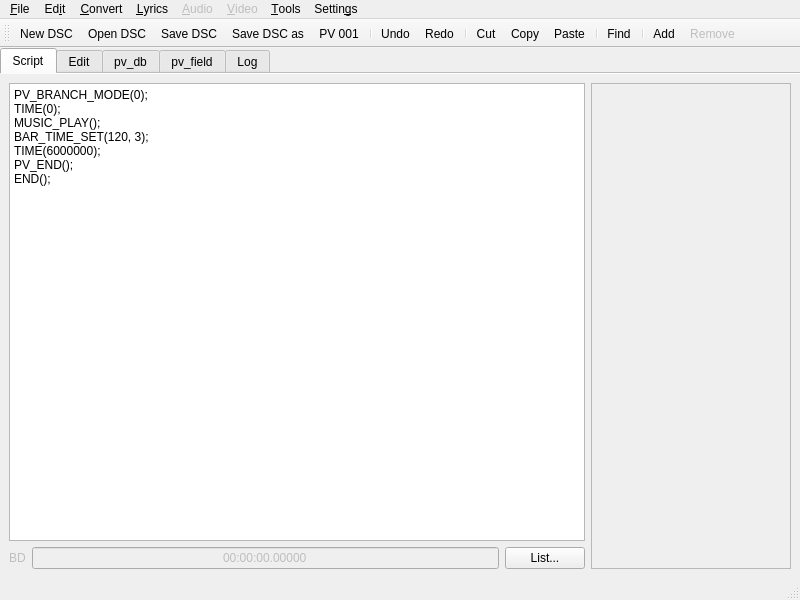
<?xml version="1.0" encoding="UTF-8"?>
<ui version="4.0">
 <class>MainWindow</class>
 <widget class="QMainWindow" name="MainWindow">
  <property name="geometry">
   <rect>
    <x>0</x>
    <y>0</y>
    <width>800</width>
    <height>600</height>
   </rect>
  </property>
  <property name="acceptDrops">
   <bool>true</bool>
  </property>
  <property name="windowTitle">
   <string>Open PD Script Editor</string>
  </property>
  <property name="windowIcon">
   <iconset resource="res.qrc">
    <normaloff>:/2d/PokeSlow.png</normaloff>:/2d/PokeSlow.png</iconset>
  </property>
  <widget class="QWidget" name="centralwidget">
   <property name="acceptDrops">
    <bool>true</bool>
   </property>
   <layout class="QGridLayout" name="gridLayout">
    <property name="leftMargin">
     <number>0</number>
    </property>
    <property name="topMargin">
     <number>0</number>
    </property>
    <property name="rightMargin">
     <number>0</number>
    </property>
    <property name="bottomMargin">
     <number>0</number>
    </property>
    <property name="spacing">
     <number>0</number>
    </property>
    <item row="0" column="0">
     <widget class="QTabWidget" name="tabWidget">
      <property name="acceptDrops">
       <bool>true</bool>
      </property>
      <property name="currentIndex">
       <number>0</number>
      </property>
      <property name="documentMode">
       <bool>true</bool>
      </property>
      <widget class="QWidget" name="tab">
       <property name="acceptDrops">
        <bool>true</bool>
       </property>
       <attribute name="title">
        <string>Script</string>
       </attribute>
       <layout class="QGridLayout" name="gridLayout_2">
        <item row="1" column="0">
         <widget class="QWidget" name="widget" native="true">
          <property name="enabled">
           <bool>false</bool>
          </property>
          <property name="acceptDrops">
           <bool>true</bool>
          </property>
          <layout class="QGridLayout" name="gridLayout_13">
           <property name="leftMargin">
            <number>0</number>
           </property>
           <property name="topMargin">
            <number>0</number>
           </property>
           <property name="rightMargin">
            <number>0</number>
           </property>
           <property name="bottomMargin">
            <number>0</number>
           </property>
           <item row="0" column="1">
            <widget class="QLineEdit" name="lineEdit_time">
             <property name="sizePolicy">
              <sizepolicy hsizetype="Expanding" vsizetype="Minimum">
               <horstretch>0</horstretch>
               <verstretch>0</verstretch>
              </sizepolicy>
             </property>
             <property name="acceptDrops">
              <bool>true</bool>
             </property>
             <property name="toolTip">
              <string>Timestamp</string>
             </property>
             <property name="text">
              <string>00:00:00.00000</string>
             </property>
             <property name="alignment">
              <set>Qt::AlignCenter</set>
             </property>
             <property name="readOnly">
              <bool>true</bool>
             </property>
            </widget>
           </item>
           <item row="0" column="0">
            <widget class="QLabel" name="label_Branch">
             <property name="acceptDrops">
              <bool>true</bool>
             </property>
             <property name="text">
              <string>BD</string>
             </property>
            </widget>
           </item>
          </layout>
         </widget>
        </item>
        <item row="0" column="2" rowspan="2">
         <widget class="QFrame" name="frame_paramEdit">
          <property name="enabled">
           <bool>false</bool>
          </property>
          <property name="minimumSize">
           <size>
            <width>200</width>
            <height>0</height>
           </size>
          </property>
          <property name="maximumSize">
           <size>
            <width>200</width>
            <height>16777215</height>
           </size>
          </property>
          <property name="acceptDrops">
           <bool>true</bool>
          </property>
          <property name="frameShape">
           <enum>QFrame::StyledPanel</enum>
          </property>
          <property name="frameShadow">
           <enum>QFrame::Raised</enum>
          </property>
         </widget>
        </item>
        <item row="1" column="1">
         <widget class="QPushButton" name="pushButton_List">
          <property name="text">
           <string>List...</string>
          </property>
         </widget>
        </item>
        <item row="0" column="0" colspan="2">
         <widget class="QPlainTextEdit" name="textEdit">
          <property name="lineWrapMode">
           <enum>QPlainTextEdit::NoWrap</enum>
          </property>
          <property name="plainText">
           <string>PV_BRANCH_MODE(0);
TIME(0);
MUSIC_PLAY();
BAR_TIME_SET(120, 3);
TIME(6000000);
PV_END();
END();</string>
          </property>
         </widget>
        </item>
       </layout>
      </widget>
      <widget class="QWidget" name="tab_edit">
       <property name="enabled">
        <bool>false</bool>
       </property>
       <attribute name="title">
        <string>Edit</string>
       </attribute>
       <layout class="QGridLayout" name="gridLayout_5">
        <item row="0" column="0">
         <widget class="QTabWidget" name="tabWidget_edit_modules">
          <property name="acceptDrops">
           <bool>true</bool>
          </property>
          <property name="currentIndex">
           <number>0</number>
          </property>
          <widget class="QWidget" name="tab_edit_bar">
           <attribute name="title">
            <string>Bars</string>
           </attribute>
           <layout class="QGridLayout" name="gridLayout_6">
            <item row="0" column="0">
             <widget class="QTableWidget" name="tableWidget_edit">
              <property name="acceptDrops">
               <bool>true</bool>
              </property>
              <property name="editTriggers">
               <set>QAbstractItemView::NoEditTriggers</set>
              </property>
             </widget>
            </item>
           </layout>
          </widget>
          <widget class="QWidget" name="tab_edit_modules">
           <attribute name="title">
            <string>Modules</string>
           </attribute>
           <layout class="QGridLayout" name="gridLayout_11">
            <item row="0" column="0">
             <widget class="QListWidget" name="listWidget_edit_modules">
              <property name="acceptDrops">
               <bool>true</bool>
              </property>
              <property name="editTriggers">
               <set>QAbstractItemView::NoEditTriggers</set>
              </property>
             </widget>
            </item>
           </layout>
          </widget>
          <widget class="QWidget" name="tab_edit_stages">
           <attribute name="title">
            <string>Stages</string>
           </attribute>
           <layout class="QGridLayout" name="gridLayout_7">
            <item row="0" column="0">
             <widget class="QListWidget" name="listWidget_edit_stages">
              <property name="acceptDrops">
               <bool>true</bool>
              </property>
              <property name="editTriggers">
               <set>QAbstractItemView::NoEditTriggers</set>
              </property>
             </widget>
            </item>
           </layout>
          </widget>
          <widget class="QWidget" name="tab_edit_motions">
           <attribute name="title">
            <string>Motions</string>
           </attribute>
           <layout class="QGridLayout" name="gridLayout_8">
            <item row="0" column="0">
             <widget class="QListWidget" name="listWidget_edit_motions">
              <property name="acceptDrops">
               <bool>true</bool>
              </property>
              <property name="editTriggers">
               <set>QAbstractItemView::NoEditTriggers</set>
              </property>
             </widget>
            </item>
           </layout>
          </widget>
          <widget class="QWidget" name="tab_edit_handItems">
           <attribute name="title">
            <string>Hand Items</string>
           </attribute>
           <layout class="QGridLayout" name="gridLayout_9">
            <item row="0" column="0">
             <widget class="QListWidget" name="listWidget_edit_handitems">
              <property name="acceptDrops">
               <bool>true</bool>
              </property>
              <property name="editTriggers">
               <set>QAbstractItemView::NoEditTriggers</set>
              </property>
             </widget>
            </item>
           </layout>
          </widget>
          <widget class="QWidget" name="tab_edit_effects">
           <attribute name="title">
            <string>Effects</string>
           </attribute>
           <layout class="QGridLayout" name="gridLayout_10">
            <item row="0" column="0">
             <widget class="QListWidget" name="listWidget_edit_effects">
              <property name="acceptDrops">
               <bool>true</bool>
              </property>
              <property name="editTriggers">
               <set>QAbstractItemView::NoEditTriggers</set>
              </property>
             </widget>
            </item>
           </layout>
          </widget>
          <widget class="QWidget" name="tab_edit_information">
           <attribute name="title">
            <string>Information</string>
           </attribute>
           <layout class="QFormLayout" name="formLayout">
            <item row="0" column="0">
             <widget class="QLabel" name="label_edit_editname">
              <property name="acceptDrops">
               <bool>true</bool>
              </property>
              <property name="text">
               <string>Edit name:</string>
              </property>
              <property name="alignment">
               <set>Qt::AlignRight|Qt::AlignTrailing|Qt::AlignVCenter</set>
              </property>
             </widget>
            </item>
            <item row="0" column="1">
             <widget class="QLineEdit" name="lineEdit_edit_editname">
              <property name="acceptDrops">
               <bool>true</bool>
              </property>
              <property name="readOnly">
               <bool>true</bool>
              </property>
             </widget>
            </item>
            <item row="1" column="0">
             <widget class="QLabel" name="label_edit_songname">
              <property name="acceptDrops">
               <bool>true</bool>
              </property>
              <property name="text">
               <string>Song name:</string>
              </property>
              <property name="alignment">
               <set>Qt::AlignRight|Qt::AlignTrailing|Qt::AlignVCenter</set>
              </property>
             </widget>
            </item>
            <item row="1" column="1">
             <widget class="QLineEdit" name="lineEdit_edit_songname">
              <property name="acceptDrops">
               <bool>true</bool>
              </property>
              <property name="readOnly">
               <bool>true</bool>
              </property>
             </widget>
            </item>
            <item row="2" column="0">
             <widget class="QLabel" name="label_edit_starttime">
              <property name="acceptDrops">
               <bool>true</bool>
              </property>
              <property name="text">
               <string>Start time:</string>
              </property>
              <property name="alignment">
               <set>Qt::AlignRight|Qt::AlignTrailing|Qt::AlignVCenter</set>
              </property>
             </widget>
            </item>
            <item row="2" column="1">
             <widget class="QSpinBox" name="spinBox_edit_starttime">
              <property name="acceptDrops">
               <bool>true</bool>
              </property>
              <property name="readOnly">
               <bool>true</bool>
              </property>
             </widget>
            </item>
            <item row="3" column="0">
             <widget class="QLabel" name="label_edit_end">
              <property name="acceptDrops">
               <bool>true</bool>
              </property>
              <property name="text">
               <string>Song end:</string>
              </property>
              <property name="alignment">
               <set>Qt::AlignRight|Qt::AlignTrailing|Qt::AlignVCenter</set>
              </property>
             </widget>
            </item>
            <item row="3" column="1">
             <widget class="QSpinBox" name="spinBox_edit_end">
              <property name="acceptDrops">
               <bool>true</bool>
              </property>
             </widget>
            </item>
            <item row="4" column="0">
             <widget class="QLabel" name="label_edit_buttonsfx">
              <property name="acceptDrops">
               <bool>true</bool>
              </property>
              <property name="text">
               <string>Button SFX:</string>
              </property>
              <property name="alignment">
               <set>Qt::AlignRight|Qt::AlignTrailing|Qt::AlignVCenter</set>
              </property>
             </widget>
            </item>
            <item row="4" column="1">
             <widget class="QSpinBox" name="spinBox_edit_buttonsfx">
              <property name="acceptDrops">
               <bool>true</bool>
              </property>
             </widget>
            </item>
           </layout>
          </widget>
         </widget>
        </item>
       </layout>
      </widget>
      <widget class="QWidget" name="tab_pv_db">
       <attribute name="title">
        <string>pv_db</string>
       </attribute>
       <layout class="QGridLayout" name="gridLayout_3">
        <item row="0" column="0">
         <widget class="QPlainTextEdit" name="plainTextEdit_db">
          <property name="undoRedoEnabled">
           <bool>false</bool>
          </property>
          <property name="readOnly">
           <bool>true</bool>
          </property>
         </widget>
        </item>
       </layout>
      </widget>
      <widget class="QWidget" name="tab_pv_field">
       <attribute name="title">
        <string>pv_field</string>
       </attribute>
       <layout class="QGridLayout" name="gridLayout_4">
        <item row="0" column="0">
         <widget class="QPlainTextEdit" name="plainTextEdit_field">
          <property name="undoRedoEnabled">
           <bool>false</bool>
          </property>
          <property name="readOnly">
           <bool>true</bool>
          </property>
         </widget>
        </item>
       </layout>
      </widget>
      <widget class="QWidget" name="tab_log">
       <attribute name="title">
        <string>Log</string>
       </attribute>
       <layout class="QGridLayout" name="gridLayout_12">
        <item row="0" column="0">
         <widget class="QTextEdit" name="textEdit_Log">
          <property name="undoRedoEnabled">
           <bool>false</bool>
          </property>
          <property name="readOnly">
           <bool>true</bool>
          </property>
         </widget>
        </item>
       </layout>
      </widget>
     </widget>
    </item>
   </layout>
  </widget>
  <widget class="QMenuBar" name="menubar">
   <property name="geometry">
    <rect>
     <x>0</x>
     <y>0</y>
     <width>800</width>
     <height>24</height>
    </rect>
   </property>
   <widget class="QMenu" name="menuFile">
    <property name="title">
     <string>&amp;File</string>
    </property>
    <addaction name="action_New_DSC"/>
    <addaction name="actionOpen_DSC"/>
    <addaction name="actionSave_DSC"/>
    <addaction name="actionSave_DSC_as"/>
    <addaction name="actionChang_e_format"/>
    <addaction name="actionSet_PV_slot"/>
    <addaction name="actionReload_data_base_entry"/>
    <addaction name="separator"/>
    <addaction name="actionAbout"/>
    <addaction name="actionExit"/>
   </widget>
   <widget class="QMenu" name="menu_Convert">
    <property name="title">
     <string>&amp;Convert</string>
    </property>
    <addaction name="actionEdits"/>
    <addaction name="actionTime"/>
    <addaction name="separator"/>
    <addaction name="actionRun_these_before_converting_to_PDA_1_01"/>
    <addaction name="actionI_have_already_converted_the_DSC_to_PDA_1_01"/>
    <addaction name="action_FT_new_mouth_to_FT_old_mouth"/>
    <addaction name="action_Look_FT_old_look"/>
    <addaction name="action_Expressions_FT_old_expressions"/>
    <addaction name="action_Hand_animations_FT_old_animations"/>
    <addaction name="actionAll_of_them"/>
    <addaction name="actionBAR_TIME_SET_TARGET_FLYING_TIME"/>
    <addaction name="separator"/>
    <addaction name="actionPDA_2_00_to_PDA_1_01"/>
   </widget>
   <widget class="QMenu" name="menu_Lyrics">
    <property name="title">
     <string>&amp;Lyrics</string>
    </property>
    <addaction name="separator"/>
    <addaction name="actionImport_VTT"/>
    <addaction name="actionExport_L_RC"/>
    <addaction name="separator"/>
    <addaction name="actionLip_sync"/>
    <addaction name="actionLip_sync_VSQX"/>
   </widget>
   <widget class="QMenu" name="menu_Edit">
    <property name="title">
     <string>Ed&amp;it</string>
    </property>
    <addaction name="actionUndo"/>
    <addaction name="actionRedo"/>
    <addaction name="separator"/>
    <addaction name="actionCut"/>
    <addaction name="actionCopy"/>
    <addaction name="actionPaste"/>
    <addaction name="separator"/>
    <addaction name="actionFind_and_replace"/>
    <addaction name="separator"/>
    <addaction name="actionAdd_command"/>
    <addaction name="actionRemove_command"/>
   </widget>
   <widget class="QMenu" name="menuSettin_gs">
    <property name="title">
     <string>Settin&amp;gs</string>
    </property>
    <addaction name="action_Wrap"/>
    <addaction name="actionOverwrite_files_without_as_king"/>
    <addaction name="separator"/>
    <addaction name="action_Dark_mode"/>
    <addaction name="actionLight_mode"/>
    <addaction name="separator"/>
    <addaction name="actionClea_r_log"/>
   </widget>
   <widget class="QMenu" name="menu_Audio">
    <property name="enabled">
     <bool>false</bool>
    </property>
    <property name="title">
     <string>&amp;Audio</string>
    </property>
    <addaction name="actionSet_music_start_end"/>
    <addaction name="actionSet_chance_time_effect"/>
   </widget>
   <widget class="QMenu" name="menu_Video">
    <property name="enabled">
     <bool>false</bool>
    </property>
    <property name="title">
     <string>&amp;Video</string>
    </property>
    <addaction name="actionRemove_all_movie_commands"/>
    <addaction name="actionSet_2D_PV_start_end"/>
   </widget>
   <widget class="QMenu" name="menu_Tools">
    <property name="title">
     <string>&amp;Tools</string>
    </property>
    <addaction name="action_Bulk_check"/>
   </widget>
   <addaction name="menuFile"/>
   <addaction name="menu_Edit"/>
   <addaction name="menu_Convert"/>
   <addaction name="menu_Lyrics"/>
   <addaction name="menu_Audio"/>
   <addaction name="menu_Video"/>
   <addaction name="menu_Tools"/>
   <addaction name="menuSettin_gs"/>
  </widget>
  <widget class="QToolBar" name="toolBar">
   <property name="windowTitle">
    <string>toolBar</string>
   </property>
   <property name="toolButtonStyle">
    <enum>Qt::ToolButtonTextUnderIcon</enum>
   </property>
   <attribute name="toolBarArea">
    <enum>TopToolBarArea</enum>
   </attribute>
   <attribute name="toolBarBreak">
    <bool>false</bool>
   </attribute>
   <addaction name="action_New_DSC"/>
   <addaction name="actionOpen_DSC"/>
   <addaction name="actionSave_DSC"/>
   <addaction name="actionSave_DSC_as"/>
   <addaction name="actionSet_PV_slot"/>
   <addaction name="separator"/>
   <addaction name="actionUndo"/>
   <addaction name="actionRedo"/>
   <addaction name="separator"/>
   <addaction name="actionCut"/>
   <addaction name="actionCopy"/>
   <addaction name="actionPaste"/>
   <addaction name="separator"/>
   <addaction name="actionFind_and_replace"/>
   <addaction name="separator"/>
   <addaction name="actionAdd_command"/>
   <addaction name="actionRemove_command"/>
  </widget>
  <widget class="QStatusBar" name="statusBar"/>
  <action name="actionExit">
   <property name="text">
    <string>E&amp;xit</string>
   </property>
   <property name="menuRole">
    <enum>QAction::QuitRole</enum>
   </property>
  </action>
  <action name="actionOpen_DSC">
   <property name="icon">
    <iconset resource="res.qrc">
     <normaloff>:/icons/icons8/color/icons/icons8/color/icons8-apri-cartella-48.png</normaloff>:/icons/icons8/color/icons/icons8/color/icons8-apri-cartella-48.png</iconset>
   </property>
   <property name="text">
    <string>&amp;Open DSC...</string>
   </property>
   <property name="shortcut">
    <string>Ctrl+O</string>
   </property>
  </action>
  <action name="actionSave_DSC">
   <property name="icon">
    <iconset resource="res.qrc">
     <normaloff>:/icons/icons8/color/icons/icons8/color/icons8-salva-48.png</normaloff>:/icons/icons8/color/icons/icons8/color/icons8-salva-48.png</iconset>
   </property>
   <property name="text">
    <string>&amp;Save DSC...</string>
   </property>
   <property name="shortcut">
    <string>Ctrl+S</string>
   </property>
  </action>
  <action name="actionPSP_to_DT">
   <property name="text">
    <string>PSP to &amp;DT...</string>
   </property>
  </action>
  <action name="actionImport_VTT">
   <property name="text">
    <string>Import SRT/&amp;VTT...</string>
   </property>
  </action>
  <action name="actionLip_sync">
   <property name="text">
    <string>Lip &amp;sync SRT/VTT...</string>
   </property>
   <property name="toolTip">
    <string>Lip sync WebVTT</string>
   </property>
  </action>
  <action name="actionPDA_2_00_to_PDA_1_01">
   <property name="text">
    <string>PDA 2.00 to PDA &amp;1.01</string>
   </property>
  </action>
  <action name="action_FT_new_mouth_to_FT_old_mouth">
   <property name="text">
    <string>&amp;Mouth animations &lt;-&gt; FT old mouth animations</string>
   </property>
  </action>
  <action name="action_Look_FT_old_look">
   <property name="text">
    <string>Loo&amp;k animations &lt;-&gt; FT old look animations</string>
   </property>
  </action>
  <action name="action_Expressions_FT_old_expressions">
   <property name="text">
    <string>&amp;Expressions &lt;-&gt; FT old expressions</string>
   </property>
  </action>
  <action name="actionRun_these_before_converting_to_PDA_1_01">
   <property name="enabled">
    <bool>false</bool>
   </property>
   <property name="text">
    <string>Run these when converting old PVs to PDA 1.01</string>
   </property>
   <property name="menuRole">
    <enum>QAction::NoRole</enum>
   </property>
  </action>
  <action name="actionI_have_already_converted_the_DSC_to_PDA_1_01">
   <property name="checkable">
    <bool>true</bool>
   </property>
   <property name="text">
    <string>I have already converted the script to PDA 1.&amp;01</string>
   </property>
  </action>
  <action name="actionAll_of_them">
   <property name="text">
    <string>All &amp;of the above</string>
   </property>
  </action>
  <action name="action_Hand_animations_FT_old_animations">
   <property name="text">
    <string>&amp;Hand animations &lt;-&gt; FT old animations</string>
   </property>
  </action>
  <action name="actionBAR_TIME_SET_TARGET_FLYING_TIME">
   <property name="text">
    <string>BAR_TIME_SET &lt;-&gt; TARGET_FLYIN&amp;G_TIME (lossy)</string>
   </property>
  </action>
  <action name="actionAbout">
   <property name="text">
    <string>A&amp;bout...</string>
   </property>
  </action>
  <action name="actionSet_PV_slot">
   <property name="icon">
    <iconset resource="res.qrc">
     <normaloff>:/icons/icons8/color/icons/icons8/color/icons8-elenco-numerato-48.png</normaloff>:/icons/icons8/color/icons/icons8/color/icons8-elenco-numerato-48.png</iconset>
   </property>
   <property name="text">
    <string>&amp;PV 001...</string>
   </property>
   <property name="toolTip">
    <string>Set PV slot</string>
   </property>
   <property name="shortcut">
    <string>Ctrl+P</string>
   </property>
  </action>
  <action name="actionUndo">
   <property name="icon">
    <iconset resource="res.qrc">
     <normaloff>:/icons/icons8/color/icons/icons8/color/icons8-annulla-48.png</normaloff>:/icons/icons8/color/icons/icons8/color/icons8-annulla-48.png</iconset>
   </property>
   <property name="text">
    <string>&amp;Undo</string>
   </property>
   <property name="shortcut">
    <string>Ctrl+Z</string>
   </property>
  </action>
  <action name="actionRedo">
   <property name="icon">
    <iconset resource="res.qrc">
     <normaloff>:/icons/icons8/color/icons/icons8/color/icons8-ripeti-48.png</normaloff>:/icons/icons8/color/icons/icons8/color/icons8-ripeti-48.png</iconset>
   </property>
   <property name="text">
    <string>&amp;Redo</string>
   </property>
   <property name="shortcut">
    <string>Ctrl+Y, Ctrl+Shift+Z</string>
   </property>
  </action>
  <action name="actionCut">
   <property name="icon">
    <iconset resource="res.qrc">
     <normaloff>:/icons/icons8/color/icons/icons8/color/icons8-taglia-48.png</normaloff>:/icons/icons8/color/icons/icons8/color/icons8-taglia-48.png</iconset>
   </property>
   <property name="text">
    <string>Cu&amp;t</string>
   </property>
   <property name="shortcut">
    <string>Ctrl+X</string>
   </property>
  </action>
  <action name="actionCopy">
   <property name="icon">
    <iconset resource="res.qrc">
     <normaloff>:/icons/icons8/color/icons/icons8/color/icons8-copia-48.png</normaloff>:/icons/icons8/color/icons/icons8/color/icons8-copia-48.png</iconset>
   </property>
   <property name="text">
    <string>Cop&amp;y</string>
   </property>
   <property name="shortcut">
    <string>Ctrl+C</string>
   </property>
  </action>
  <action name="actionPaste">
   <property name="icon">
    <iconset resource="res.qrc">
     <normaloff>:/icons/icons8/color/icons/icons8/color/icons8-incolla-48.png</normaloff>:/icons/icons8/color/icons/icons8/color/icons8-incolla-48.png</iconset>
   </property>
   <property name="text">
    <string>&amp;Paste</string>
   </property>
   <property name="shortcut">
    <string>Ctrl+V</string>
   </property>
  </action>
  <action name="actionFind_and_replace">
   <property name="icon">
    <iconset resource="res.qrc">
     <normaloff>:/icons/icons8/color/icons/icons8/color/icons8-trova-e-sostituisci-48.png</normaloff>:/icons/icons8/color/icons/icons8/color/icons8-trova-e-sostituisci-48.png</iconset>
   </property>
   <property name="text">
    <string>Fi&amp;nd...</string>
   </property>
   <property name="toolTip">
    <string>Find and replace</string>
   </property>
   <property name="shortcut">
    <string>Ctrl+F</string>
   </property>
  </action>
  <action name="actionAdd_command">
   <property name="enabled">
    <bool>true</bool>
   </property>
   <property name="icon">
    <iconset resource="res.qrc">
     <normaloff>:/icons/icons8/color/icons/icons8/color/icons8-aggiungi-48.png</normaloff>:/icons/icons8/color/icons/icons8/color/icons8-aggiungi-48.png</iconset>
   </property>
   <property name="text">
    <string>A&amp;dd...</string>
   </property>
   <property name="toolTip">
    <string>Add command</string>
   </property>
   <property name="shortcut">
    <string>Ctrl+Shift+A</string>
   </property>
  </action>
  <action name="actionRemove_command">
   <property name="enabled">
    <bool>false</bool>
   </property>
   <property name="icon">
    <iconset resource="res.qrc">
     <normaloff>:/icons/icons8/color/icons/icons8/color/icons8-rimuovi-48.png</normaloff>:/icons/icons8/color/icons/icons8/color/icons8-rimuovi-48.png</iconset>
   </property>
   <property name="text">
    <string>Re&amp;move...</string>
   </property>
   <property name="toolTip">
    <string>Remove command</string>
   </property>
   <property name="shortcut">
    <string>Ctrl+Shift+R</string>
   </property>
  </action>
  <action name="actionLip_sync_VSQX">
   <property name="text">
    <string>Lip s&amp;ync VSQX...</string>
   </property>
  </action>
  <action name="actionEdits">
   <property name="text">
    <string>Edit&amp;s...</string>
   </property>
  </action>
  <action name="actionSave_DSC_as">
   <property name="icon">
    <iconset resource="res.qrc">
     <normaloff>:/icons/icons8/color/icons/icons8/color/icons8-salva-con-nome-48.png</normaloff>:/icons/icons8/color/icons/icons8/color/icons8-salva-con-nome-48.png</iconset>
   </property>
   <property name="text">
    <string>Sav&amp;e DSC as...</string>
   </property>
   <property name="shortcut">
    <string>Ctrl+Shift+S</string>
   </property>
  </action>
  <action name="action_Wrap">
   <property name="checkable">
    <bool>true</bool>
   </property>
   <property name="text">
    <string>&amp;Wrap</string>
   </property>
   <property name="shortcut">
    <string>Ctrl+W</string>
   </property>
  </action>
  <action name="action_Dark_mode">
   <property name="checkable">
    <bool>true</bool>
   </property>
   <property name="text">
    <string>&amp;Dark mode</string>
   </property>
  </action>
  <action name="actionLight_mode">
   <property name="checkable">
    <bool>true</bool>
   </property>
   <property name="text">
    <string>Lig&amp;ht mode</string>
   </property>
  </action>
  <action name="action_New_DSC">
   <property name="icon">
    <iconset resource="res.qrc">
     <normaloff>:/icons/icons8/color/icons/icons8/color/icons8-creare-nuovo-48.png</normaloff>:/icons/icons8/color/icons/icons8/color/icons8-creare-nuovo-48.png</iconset>
   </property>
   <property name="text">
    <string>&amp;New DSC...</string>
   </property>
   <property name="shortcut">
    <string>Ctrl+N</string>
   </property>
  </action>
  <action name="actionChang_e_format">
   <property name="icon">
    <iconset resource="res.qrc">
     <normaloff>:/icons/icons8/color/icons/icons8/color/icons8-file-binario-48.png</normaloff>:/icons/icons8/color/icons/icons8/color/icons8-file-binario-48.png</iconset>
   </property>
   <property name="text">
    <string>Chan&amp;ge format...</string>
   </property>
  </action>
  <action name="actionOverwrite_files_without_as_king">
   <property name="checkable">
    <bool>true</bool>
   </property>
   <property name="text">
    <string>Overwrite files without as&amp;king</string>
   </property>
  </action>
  <action name="actionSet_music_start_end">
   <property name="text">
    <string>Set &amp;music start/end...</string>
   </property>
  </action>
  <action name="actionSet_chance_time_effect">
   <property name="text">
    <string>Set chance &amp;time effect...</string>
   </property>
  </action>
  <action name="actionRemove_all_movie_commands">
   <property name="text">
    <string>&amp;Remove all movie commands</string>
   </property>
  </action>
  <action name="actionSet_2D_PV_start_end">
   <property name="text">
    <string>Set 2&amp;D PV start/end...</string>
   </property>
  </action>
  <action name="actionExport_L_RC">
   <property name="text">
    <string>Export L&amp;RC...</string>
   </property>
  </action>
  <action name="actionTime">
   <property name="text">
    <string>&amp;Time...</string>
   </property>
  </action>
  <action name="actionReload_data_base_entry">
   <property name="text">
    <string>Reload data&amp;base entry</string>
   </property>
  </action>
  <action name="action_Bulk_check">
   <property name="text">
    <string>&amp;Bulk check...</string>
   </property>
  </action>
  <action name="actionClea_r_log">
   <property name="text">
    <string>Clea&amp;r log</string>
   </property>
  </action>
 </widget>
 <resources>
  <include location="res.qrc"/>
 </resources>
 <connections/>
</ui>
